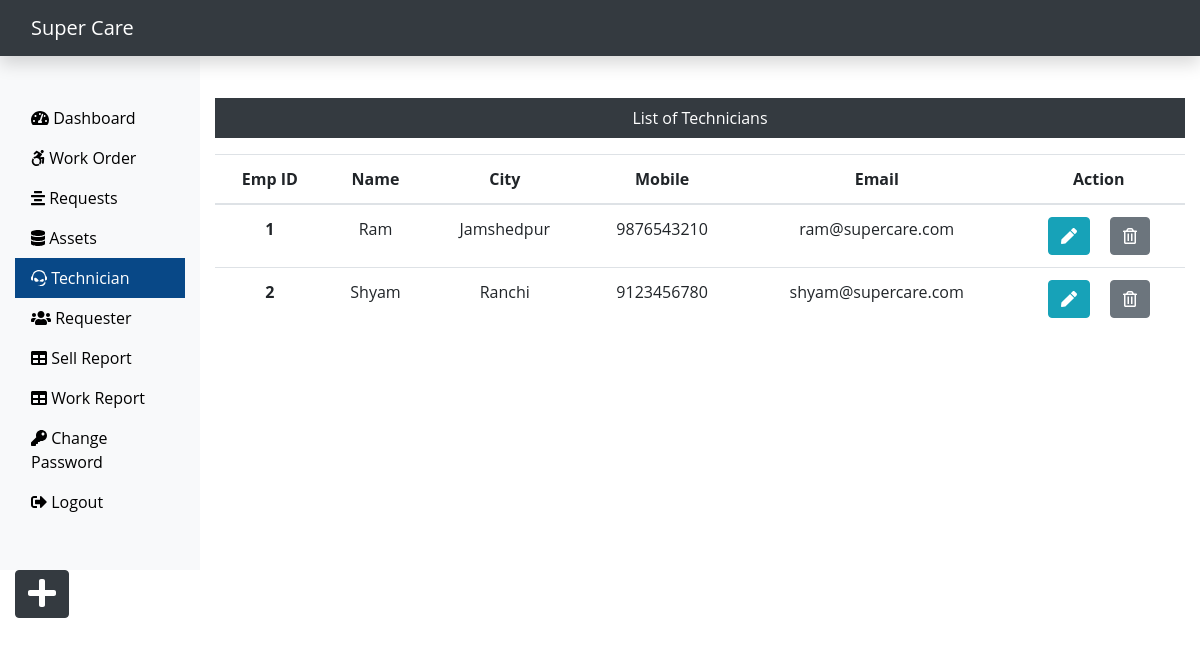
Screenshot of /Admin/technician.php (signed in) with the database file from the repository.
### tables this page shows
CREATE TABLE `technician_tb` (
  `empid` int(11) NOT NULL,
  `empName` varchar(60) NOT NULL,
  `empCity` varchar(60) NOT NULL,
  `empMobile` bigint(11) NOT NULL,
  `empEmail` varchar(60) NOT NULL
);

### Admin/technician.php (the view, shortened to what this page needs)
<?php
include('includes/header.php');
include('../dbConnection.php');
?>
<div class="col-sm-9 col-md-10 mt-5 text-center">
  <p class=" bg-dark text-white p-2">List of Technicians</p>
  <?php
  $sql = "SELECT * FROM technician_tb";
  $result = $conn->query($sql);
  if ($result->num_rows > 0) {
    echo '<table class="table">
  <thead>
   <tr>
    <th scope="col">Emp ID</th>
    <th scope="col">Name</th>
    <th scope="col">City</th>
    <th scope="col">Mobile</th>
    <th scope="col">Email</th>
    <th scope="col">Action</th>
   </tr>
  </thead>
  <tbody>';
    while ($row = $result->fetch_assoc()) {
      echo '<tr>';
      echo '<th scope="row">' . $row["empid"] . '</th>';
      echo '<td>' . $row["empName"] . '</td>';
      echo '<td>' . $row["empCity"] . '</td>';
      echo '<td>' . $row["empMobile"] . '</td>';
      echo '<td>' . $row["empEmail"] . '</td>';
      echo '<td><form action="editemp.php" method="POST" class="d-inline"> <input type="hidden" name="id" value=' . $row["empid"] . '><button type="submit" class="btn btn-info mr-3" name="view" value="View"><i class="fas fa-pen"></i></button></form>  <form action="" method="POST" class="d-inline"><input type="hidden" name="id" value=' . $row["empid"] . '><button type="submit" class="btn btn-secondary" name="delete" value="Delete"><i class="far fa-trash-alt"></i></button></form></td>
   </tr>';
    }
    echo '</tbody>
 </table>';
  } else {
    echo "0 Result";
  }
  ?>
</div>
</div>
<div><a class="btn btn-dark box" href="insertemp.php"><i class="fas fa-plus fa-2x"></i></a>
</div>
</div>
<?php
include('includes/footer.php');
?>

### css/custom.css (style rules this page uses)
body { font-family: 'Open Sans', sans-serif; }
a { color: black; }

### rows the page displays
technician_tb: empid "1", empName "Ram", empCity "Jamshedpur", empMobile "9876543210", empEmail "ram@supercare.com"
technician_tb: empid "2", empName "Shyam", empCity "Ranchi", empMobile "9123456780", empEmail "shyam@supercare.com"
